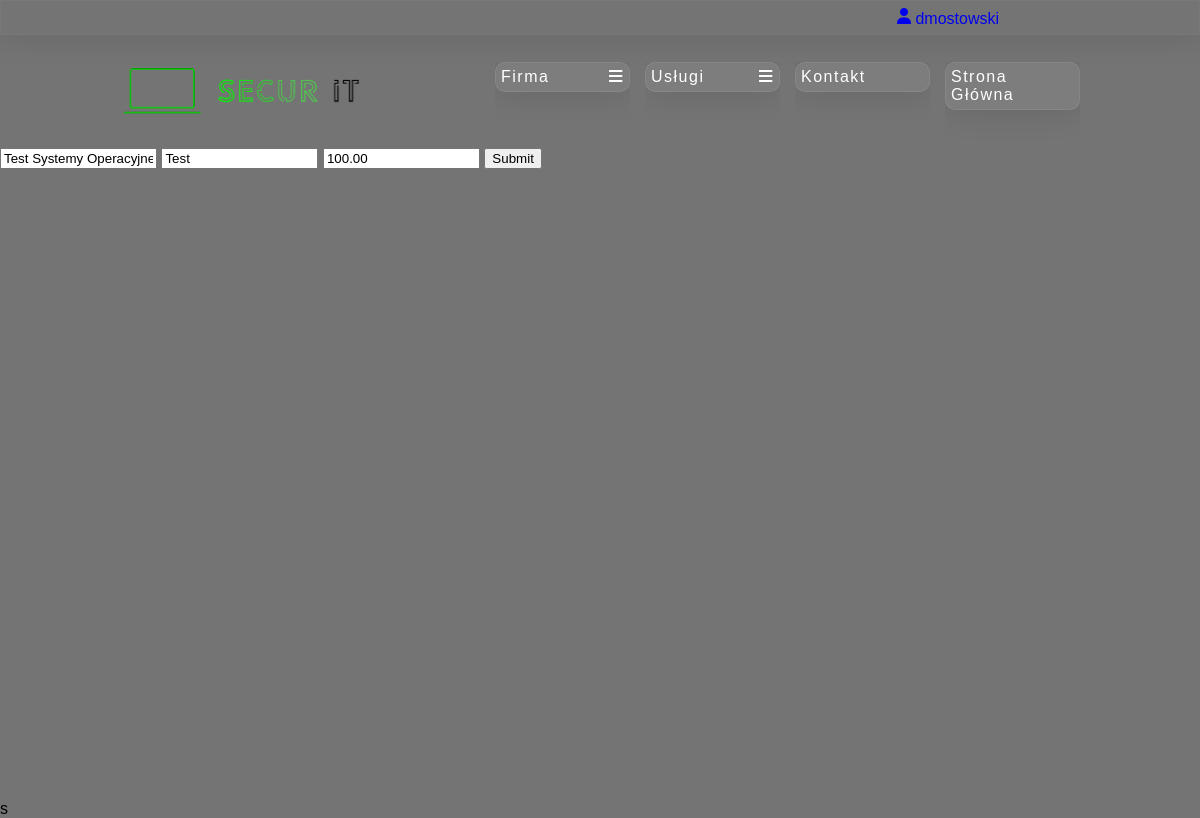
The page /BO/systems_edit.php?id_service=2 (signed in) on the database its author committed.
### tables this page shows
create table users (
    id_user int primary key auto_increment,  
    id_employee int,  
    id_company int,  
    first_name varchar(50),  
    last_name varchar(100),  
    id_country_code int,  
    phone_number varchar(20),  
    email_address varchar(200),  
    username varchar(50),  
    password varchar(250),  
    is_company_admin boolean,  
    id_discount int,  
    foreign key (id_employee) references employees (id_employee),  
    foreign key (id_country_code) references country_codes (id_country_code),  
    foreign key (id_discount) references discounts (id_discount)  
);

create table services (
    id_service int primary key auto_increment,  
    id_service_type int,  
    name varchar(100),  
    description longtext,  
    price decimal(10,2),  
    foreign key (id_service_type) references service_types (id_service_type)  
);

### DB/db_connection.php (called while the page is built, shortened)
<?php
    class db_connection{
        var $host = "localhost";
        var $dbname = "secur_it";
        var $username = "root";
        var $password = "";
        public function databaseConnect(){
            $con = mysqli_connect($this->host, $this->username, $this->password, $this->dbname);
            if(!$con){
                die("Connection failed: " . mysqli_connect_error());
            }
            else{
                $this->connect = $con;
            }
        }
    }
?>

### DB/db_accounts.php (called while the page is built, shortened)
<?php
    include_once("db_connection.php");
    class db_accounts extends db_connection {
        function selectCustomerById($id_user, $id_company)
        {
            $query = "SELECT u.id_user, u.id_company, u.first_name, u.last_name, u.id_country_code as uicc, cc1.country_code as ucc, u.phone_number as upn, u.email_address as uea, u.username, u.password, u.is_company_admin, c.company_name, c.additional_name, c.tax, c.id_country_code, cc2.country_code as ccc, c.phone_number as cpn, c.email_address as cea
            FROM users as u
            JOIN country_codes as cc1 ON cc1.id_country_code = u.id_country_code
            LEFT JOIN companies as c ON c.id_company = u.id_company
            LEFT JOIN country_codes as cc2 ON cc2.id_country_code = c.id_country_code
            WHERE id_user =".$id_user.";";
            $data = mysqli_query($this->connect, $query);
            if (mysqli_num_rows($data) > 0)
            {
                return $data;
            }
        }
    }
?>

### DB/db_services.php (called while the page is built, shortened)
<?php
    include_once("db_connection.php");
    class db_services extends db_connection{
        function selectServiceById($id_service) {
            $query = "SELECT `id_service`, `id_service_type`, `name`, `description`, `price` FROM `services` WHERE id_service =".$id_service;
            $data = mysqli_query($this->connect, $query);
            if (mysqli_num_rows($data) > 0) {
                return $data;
            }
        }
    }
?>

### BO/systems_edit.php (the view, shortened to what this page needs)
<!DOCTYPE html>
<html lang="pl">
    <head>
        <link rel="stylesheet" href="./admin.css">
        <link rel="stylesheet" href="https://cdnjs.cloudflare.com/ajax/libs/font-awesome/4.7.0/css/font-awesome.min.css">
    </head>
    <body>
        <main class="main">
            <?php
                include("./admin_header.php");
                include("./admin_nav.php");
                include('../DB/db_services.php');
                $baza = new db_services();
                if(!empty($_GET)){
                    $baza->databaseConnect();
                    $id_service=$_GET['id_service'];
                    $data = $baza->selectServiceById($id_service);
                    if (!empty($data)){
                        while($row = mysqli_fetch_assoc($data))
                        {
                            echo "<form class='MyForm' action='./admin_systems.php' method = 'get'>
                                <input type='text' name='name' id='name' value='".$row['name']."'></input>
                                <input type='text' name='description' id='description' value='".$row['description']."'></input>
                                <input type='number' name='price' placeholder='cena' id='price' class='price' value=".$row['price']."></input>";
                            echo "<input type='hidden' name='id_service' id='id_service' class='id_service' value=".$row['id_service']."></input>
                                <input type='hidden' name='opcja' id='opcja' class='opcja' value='edytuj'></input>
                                <input type='submit'></input>
                                </form>";
                        }
                    }
                }
            ?>
        </main>
    </body>
</html>s

### BO/admin_header.php (shortened to what this page needs)
<header>
    <?php
        include_once('../DB/db_accounts.php');
        if ($_SESSION['loggedin'] === true) {
            $id_user = $_SESSION['id_user'];
            $baza = new db_accounts();
            $baza->databaseConnect();
            $data = $baza->selectCustomerById($id_user, null);
            if ($data && mysqli_num_rows($data) > 0) {
                $user = mysqli_fetch_assoc($data);
                echo "<div class='user_page'>";
                echo "<a href='./admin_account.php'><i class='fa-solid fa-user'></i> ";
                echo ($user['username']);
                echo "</a></div>";
            }
        }
        else{
            echo "<p><a href='../FO/registration.php'>Rejestracja</a></p>
            <p><a href='../FO/login.php'>Logowanie</a></p>";
        }
    ?>
</header>

### BO/admin.css (style rules this page uses)
* { margin: 0; text-decoration: none; overflow: hidden; font-family: 'Gill Sans', 'Gill Sans MT', Calibri, 'Trebuchet MS', sans-serif; box-sizing: border-box; }
body { background-color: rgb(117, 116, 116); display: flex; flex-direction: column; }
header { display: flex; height: 35px; justify-content: flex-end; align-items: center; padding: 5px; padding-right: 190px; background-color: rgb(117, 116, 116 0.6); box-shadow: 0 4px 30px rgba(0, 0, 0, 0.1); backdrop-filter: blur(3.5px); -webkit-backdrop-filter: blur(3.5px); border: 1px solid rgba(147, 143, 143, 0.18); }
.main { overflow: auto; width: 100vw; height: calc(100vh - 50px); background-size: cover; margin-bottom: 50px; }
.user_page, .firma_page, .button_logout { padding: 10px; }

### rows shown on the page
users: username "dmostowski"
services: name "Test Systemy Operacyjne", description "Test", price "100.00"
